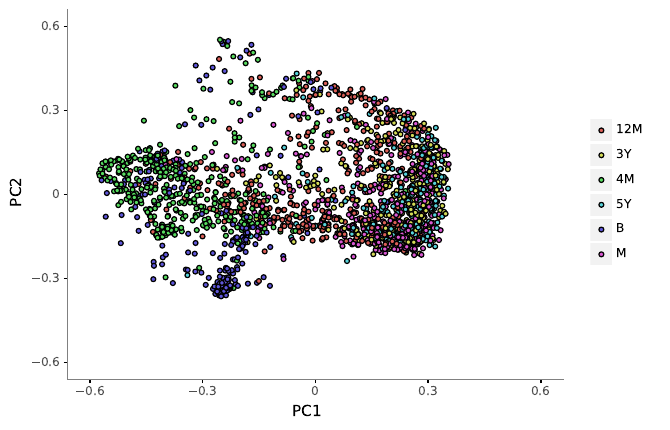

Reproduce this figure in Python.
import pandas as pd
from skbio.stats.ordination import pcoa
from skbio.diversity import beta_diversity
from plotnine import*



if __name__ == '__main__':
    abundance = pd.read_csv('../8folds/abundance.csv', index_col = 0).T
    metadata = pd.read_csv('../8folds/metadata.csv').set_index('SampleID')

    distance_mat = beta_diversity('braycurtis', abundance, ids = metadata.index.tolist())
    pcoa_result = pcoa(distance_mat, number_of_dimensions=2)
    pcoa_df = pd.DataFrame(pcoa(distance_mat, number_of_dimensions=2).samples.values.tolist(), 
                            columns = ['PC1', 'PC2'], index = abundance.index)
    
    pcoa_plot = (ggplot(pcoa_df, aes(x = 'PC1', y = 'PC2', fill = metadata)) +
                    geom_point() +
                    xlim(-0.6, 0.6) +
                    ylim(-0.6, 0.6) +
                    theme(panel_grid_major = element_blank(), 
							panel_grid_minor = element_blank(), 
							panel_background = element_blank()) +
			        theme(axis_line = element_line(color="gray", size = 1)) +
                    theme(legend_title = element_blank()) +
			        xlab('PC1') +
			        ylab('PC2'))
    
    pcoa_plot.save('PCoA.pdf', dpi = 300)

    box_1 = (ggplot(pcoa_df, aes(x=metadata, y='PC1', fill=metadata))
			+ geom_boxplot(width=0.3, show_legend=False)
			#+ scale_color_manual(['#E64B35FF','#4DBBD5FF','#00A087FF','#3C5488FF','#F39B7FFF','#8491B4FF','#91D1C2FF'])
			+ theme(figure_size=[4.8, 2])
			+ theme(panel_grid_major = element_blank(), panel_grid_minor = element_blank(), panel_background = element_blank())
			+ theme(axis_line = element_line(color="black", size = 1))
			+ xlab('')
			+ ylab('PC1')
			+ coord_flip()
   			+ xlim(['B', '4M', '12M', '3Y', '5Y', 'M'])
		   )
    box_1.save('PC1_box.pdf', dpi = 300)

    box_2 = (ggplot(pcoa_df, aes(x=metadata, y='PC2', fill=metadata))
			+ geom_boxplot(width=0.3, show_legend=False)
			#+ scale_color_manual(['#E64B35FF','#4DBBD5FF','#00A087FF','#3C5488FF','#F39B7FFF','#8491B4FF','#91D1C2FF'])
			+ theme(figure_size=[2, 4.8])
			+ theme(panel_grid_major = element_blank(), panel_grid_minor = element_blank(), panel_background = element_blank())
			+ theme(axis_line = element_line(color="black", size = 1))
			+ xlab('')
			+ ylab('PC2')
			+ xlim(['B', '4M', '12M', '3Y', '5Y', 'M'])
		   )
    box_2.save('PC2_box.pdf', dpi = 300)